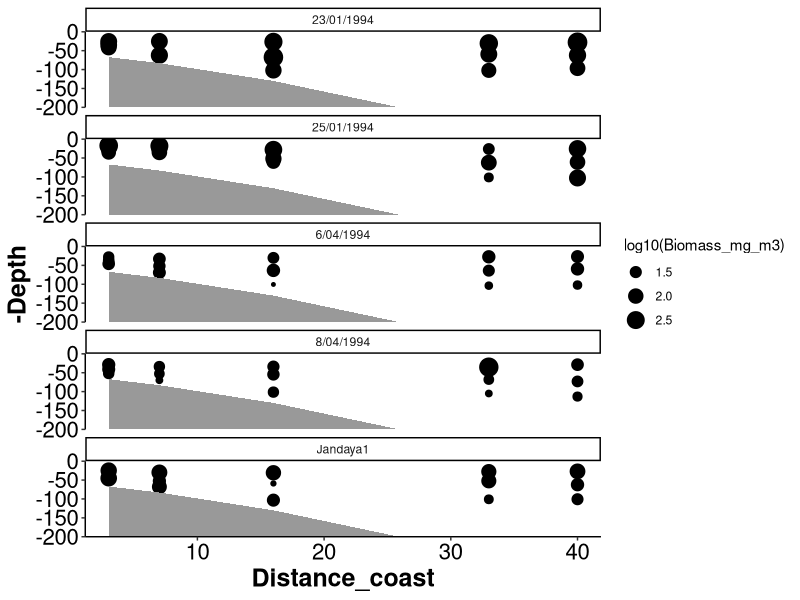
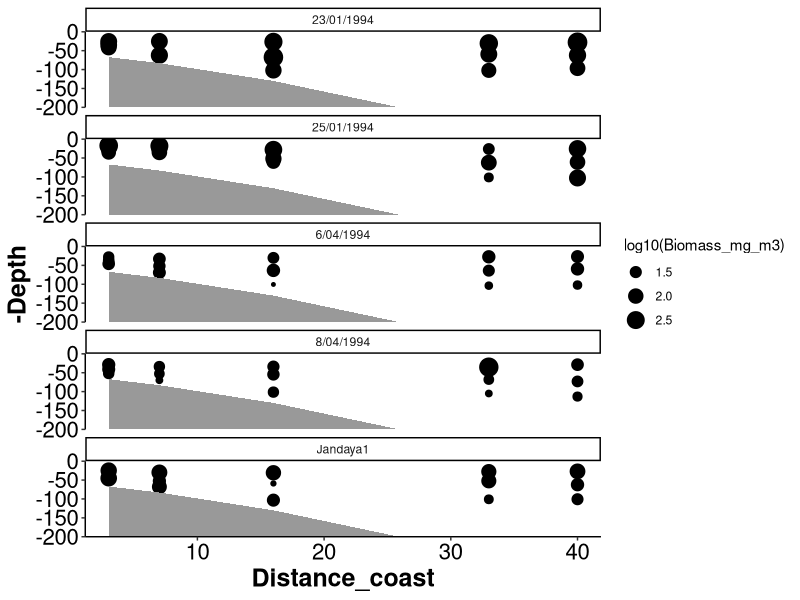

Write the R code that produced these figures, in order.
# 1994 Data from Franklin via Iain

library(tidyverse)

mydata <- read_csv("1994 stuff/1994_data_plotting.csv")

p94 <- ggplot(mydata, aes(x = Distance_coast, y = -Depth, size = log10(Biomass_mg_m3))) + geom_point() +
  facet_wrap(~Date, ncol=1) + theme_classic() +
  geom_ribbon(data = mydata, aes(x = Distance_coast, ymax = -Bathymetry, ymin=-200), inherit.aes = FALSE, fill = "grey60") +
  coord_cartesian(ylim = c(-200,0)) + 
  scale_y_continuous(expand = c(0, 0))+
  theme(axis.title.x = element_text(face="bold", colour="black", size = 18),
        axis.text.x  = element_text(colour="black", size = 16), 
        axis.title.y = element_text(face="bold", colour="black", size = 18),
        axis.text.y  = element_text(colour="black", size = 16))
p94

ggsave("plots/zoop/1994 plots.png", width = 21, height = 29.7, units = "cm", dpi = 600)
